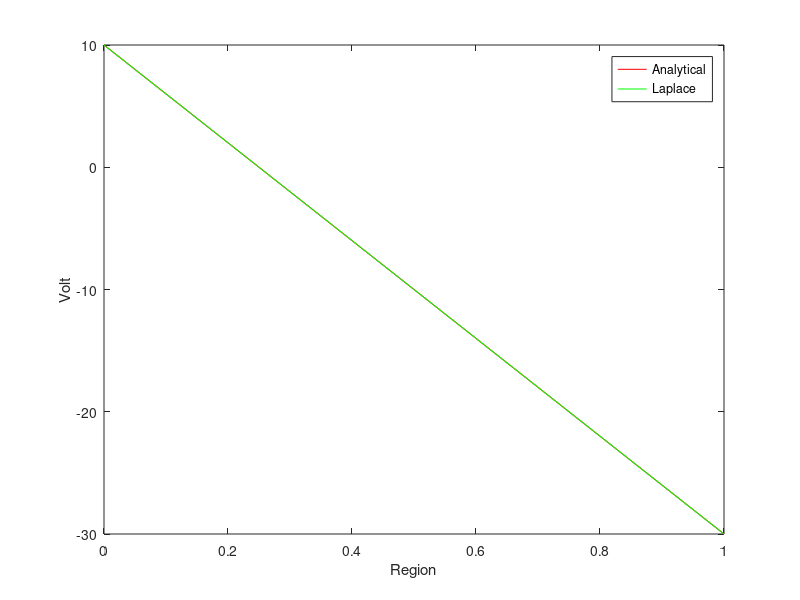

MATLAB code for this plot:
function main()
clc,clear close all;
[z,u]=laplace(0,1,10,-30,11,Inf);
exact=(-40.*z)+10;
clf;
plot(z,exact,'r');hold on;
plot(z,u,'g');ylabel('Volt');xlabel('Region')
legend('Analytical','Laplace');



function [z,u]=laplace(a,b,ua,ub,N,Nit)
u=zeros(1,N);
u(1)=ua;
u(N)=ub;
z=linspace(a,b,N);
for i=1:Nit    
    uTemp=u;
    %u=(u(1:end-2)-2.*u(2:end-1)+u(3:end))./(interval^2)
    u(2:end-1)=(u(1:end-2)+u(3:end))./2;   %second derivative equals zero 
    plot(z,u,'r');ylabel('Volt');xlabel('Region');
    title(sprintf('Volt-Region Iteration (%d)',i));
    pause(0.02);
    if(sum(abs(u-uTemp))<=1e-003)
        break;
    end
    %[ua u ub]
end
fprintf('Number of iteration %d\n',i)
